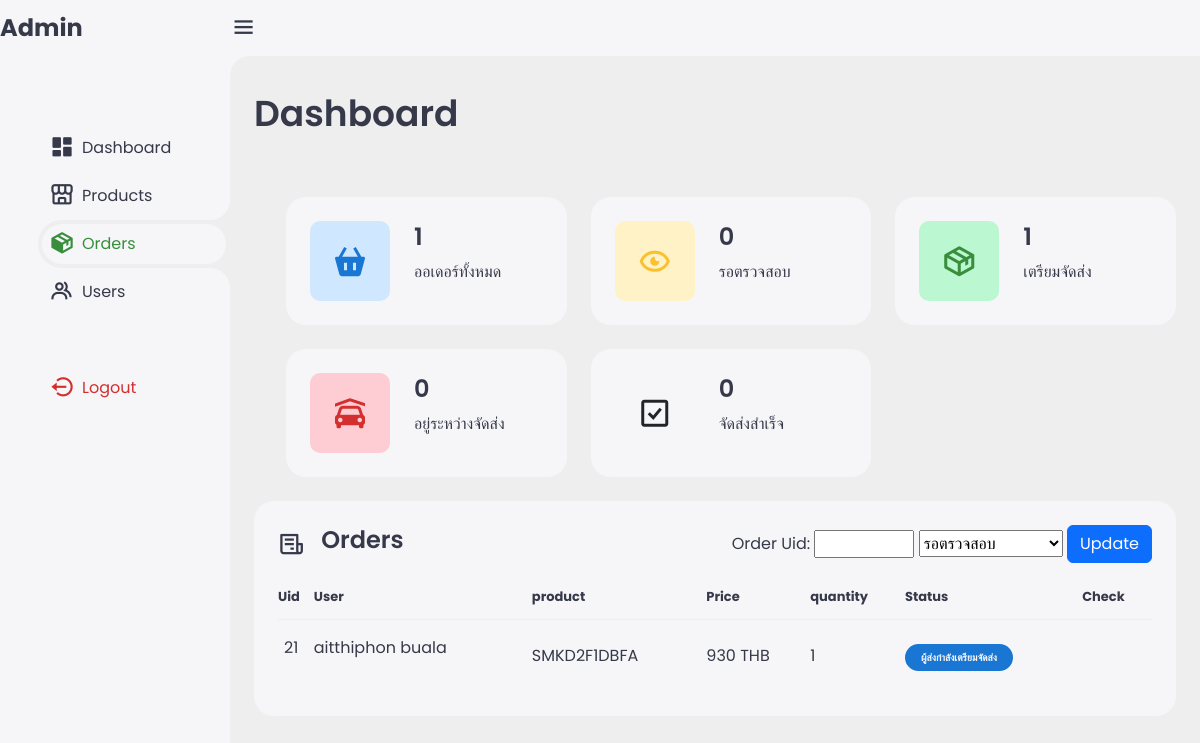
Page /admin/admin_order.php (signed in) on the committed database.
### tables this page shows
CREATE TABLE `orders` (
  `id` int NOT NULL,
  `fullname` varchar(255) DEFAULT NULL,
  `address` varchar(255) DEFAULT NULL,
  `phoneNumber` varchar(20) DEFAULT NULL,
  `slip` varchar(255) DEFAULT NULL,
  `user_id` int DEFAULT NULL,
  `order_custom_no` varchar(255) NOT NULL,
  `payment` varchar(255) NOT NULL,
  `status` varchar(255) DEFAULT 'รอตรวจสอบ',
  `transport` varchar(255) DEFAULT 'กำลังรอผู้ขาย',
  `orderNumber` varchar(255) DEFAULT 'กำลังรอผู้ขาย',
  `total` varchar(255) NOT NULL,
  `quantt` varchar(255) NOT NULL,
  `created_at` timestamp NOT NULL DEFAULT CURRENT_TIMESTAMP
);

### admin/admin_order.php (the view, shortened to what this page needs)
<?php
try {
    $conn = new PDO("mysql:host=localhost;dbname=ecom", "root", "");
    $conn->setAttribute(PDO::ATTR_ERRMODE, PDO::ERRMODE_EXCEPTION);
    $sqlOrders = "SELECT * FROM orders
               ";
    $stmtOrders = $conn->prepare($sqlOrders);
    $stmtOrders->execute();
    $result = $stmtOrders->fetchAll(PDO::FETCH_ASSOC);
    $sqlCountOrders = "SELECT COUNT(*) as pCount FROM orders";
    $stmtCountOrders = $conn->query($sqlCountOrders);
    $rowCountOrders = $stmtCountOrders->fetch(PDO::FETCH_ASSOC);
    $CountProducts = $rowCountOrders["pCount"];
    $sqlPendingOrders = "SELECT COUNT(orders.id) as total_pending_orders
                         FROM orders
                         WHERE orders.status = 'รอตรวจสอบ'";
    $stmtPendingOrders = $conn->query($sqlPendingOrders);
    $rowPendingOrders = $stmtPendingOrders->fetch(PDO::FETCH_ASSOC);
    $totalPendingOrders = $rowPendingOrders['total_pending_orders'];
    $sqlWaitOrders = "SELECT COUNT(orders.id) as total_wait_orders
                      FROM orders
                      WHERE orders.status = 'ผู้ส่งกำลังเตรียมจัดส่ง'";
    $stmtWaitOrders = $conn->query($sqlWaitOrders);
    $rowWaitOrders = $stmtWaitOrders->fetch(PDO::FETCH_ASSOC);
    $totalwaitOrders = $rowWaitOrders['total_wait_orders'];
    $sqlCheckOrders = "SELECT COUNT(orders.id) as total_check_orders
                       FROM orders
                       WHERE orders.status = 'อยู่ระหว่างจัดส่ง'";
    $stmtCheckOrders = $conn->query($sqlCheckOrders);
    $rowCheckOrders = $stmtCheckOrders->fetch(PDO::FETCH_ASSOC);
    $totalcheckOrders = $rowCheckOrders['total_check_orders'];
    $sqlSuccessOrders = "SELECT COUNT(orders.id) as total_success_orders
                         FROM orders
                         WHERE orders.status = 'จัดส่งสำเร็จ'";
    $stmtSuccessOrders = $conn->query($sqlSuccessOrders);
    $rowSuccessOrders = $stmtSuccessOrders->fetch(PDO::FETCH_ASSOC);
    $totalsuccessOrders = $rowSuccessOrders['total_success_orders'];
} catch (PDOException $e) {
    echo "Connection failed: " . $e->getMessage();
}
?>
<!doctype html>
<html lang="en">
<head>
    <link href="https://cdn.jsdelivr.net/npm/bootstrap@5.3.0-alpha1/dist/css/bootstrap.min.css" rel="stylesheet">
    <link href='https://unpkg.com/boxicons@2.1.4/css/boxicons.min.css' rel='stylesheet'>
    <link rel="stylesheet" href="https://poseidon-code.github.io/supacons/dist/supacons.all.css">
    <link rel="stylesheet" href="https://cdn.datatables.net/1.13.6/css/jquery.dataTables.min.css">
    <link rel="stylesheet" href="admin.css">
</head>
<body>
    <div class="sidebar">
        <a href="#" class="logo">
            <div class="logo-name"><span>Admin</span></div>
        </a>
        <ul class="side-menu">
            <li><a href="admin.php"><i class='bx bxs-dashboard'></i>Dashboard</a></li>
            <li><a href="admin_product.php"><i class='bx bx-store-alt'></i>Products</a></li>
            <li class="active"><a href="admin_order.php"><i class='bx bxs-package'></i>Orders</a></li>
            <li><a href="admin_user.php"><i class='bx bx-group'></i>Users</a></li>
        </ul>
        <ul class="side-menu">
            <li>
                <a href="../logout.php" class="logout">
                    <i class='bx bx-log-out-circle'></i>
                    Logout
                </a>
            </li>
        </ul>
    </div>
    <div class="content">
        <nav>
            <i class='bx bx-menu'></i>
        </nav>
        <main id="admin">
            <div class="header">
                <div class="left">
                    <h1>Dashboard</h1>
                </div>
            </div>
            <ul class="insights">
                <li>
                    <i class='bx bxs-basket'></i>
                    <span class="info">
                        <h3>
                            <?php echo $CountProducts; ?>
                        </h3>
                        <p style="font-family: 'IBM Plex Sans Thai', sans-serif;">ออเดอร์ทั้งหมด</p>
                    </span>
                </li>
                <li><i class='bx bx-show-alt'></i>
                    <span class="info">
                        <h3>
                            <?php echo $totalPendingOrders; ?>
                        </h3>
                        <p style="font-family: 'IBM Plex Sans Thai', sans-serif;">รอตรวจสอบ</p>
                    </span>
                </li>
                <li><i class='bx bx-package'></i>
                    <span class="info">
                        <h3>
                            <?php echo $totalwaitOrders; ?>
                        </h3>
                        <p style="font-family: 'IBM Plex Sans Thai', sans-serif;">เตรียมจัดส่ง</p>
                    </span>
                </li>
                <li><i class='bx bxs-car-garage'></i>
                    <span class="info">
                        <h3 style="display: flex;">
                            <?php echo $totalcheckOrders; ?>
                        </h3>
                        <p style="font-family: 'IBM Plex Sans Thai', sans-serif;">อยู่ระหว่างจัดส่ง</p>
                    </span>
                </li>
                <li><i class='bx bx-check-square'></i>
                    <span class="info">
                        <h3 style="display: flex;">
                            <?php echo $totalsuccessOrders; ?>
                        </h3>
                        <p style="font-family: 'IBM Plex Sans Thai', sans-serif;">จัดส่งสำเร็จ</p>
                    </span>
                </li>
            </ul>
            <div class="bottom-data">
                <div class="orders">
                    <div class="header">
                        <i class='bx bx-receipt'></i>
                        <h3>Orders</h3>
                        <form action="update_order_status.php" method="post">
                            <label for="order_id">Order Uid:</label>
                            <input style="width: 100px;" type="number" id="order_id" name="order_id" required>
                            <select id="order_status" name="order_status" required>
                                <option value="รอตรวจสอบ">รอตรวจสอบ</option>
                            </select>
                            <button type="submit" class=" btn btn-primary">Update</button>
                        </form>
                    </div>
                    <table>
                        <thead>
                            <tr>
                                <th>Uid</th>
                                <th>User</th>
                                <th>product</th>
                                <th>Price</th>
                                <th>quantity</th>
                                <th>Status</th>
                                <th>Check</th>
                            </tr>
                        </thead>
                        <tbody>
                            <?php foreach ($result as $row) : ?>
                                <tr>
                                    <td><?= $row["id"] ?></td>
                                    <td>
                                        <p><?= $row["fullname"] ?></p>
                                    </td>
                                    <td><?= $row["order_custom_no"] ?></td>
                                    <td><?= $row["total"] ?> THB</td>
                                    <td><?= $row["quantt"] ?></td>
                                    <td>
                                        <span class="status
                                            <?php if ($row["status"] === "ยกเลิก"): ?>
                                                cancle
                                            <?php elseif ($row["status"] === "รอตรวจสอบ"): ?>
                                                wait
                                            <?php elseif ($row["status"] === "ผู้ส่งกำลังเตรียมจัดส่ง"): ?>
                                                process
                                                <?php elseif ($row["status"] === "อยู่ระหว่างจัดส่ง"): ?>
                                                 pending
                                                 <?php elseif ($row["status"] === "จัดส่งสำเร็จ"): ?>
                                                 completed
                                            <?php else: ?>
                                                default
                                            <?php endif; ?>
                                        ">
                                            <?= $row["status"] ?>
                                        </span>
                                    </td>
                                    <td>
                                    </td>
                                </tr>
                            <?php endforeach; ?>
                        </tbody>
                    </table>
                </div>
            </div>
        </main>
    </div>
</body>
</html>

### rows in the picture
orders: id "21", fullname "aitthiphon buala", order_custom_no "SMKD2F1DBFA", total "930", quantt "1", status "ผู้ส่งกำลังเตรียมจัดส่ง"

### other values in the picture
$CountProducts "1"
$totalPendingOrders "0"
$totalwaitOrders "1"
$totalcheckOrders "0"
$totalsuccessOrders "0"
